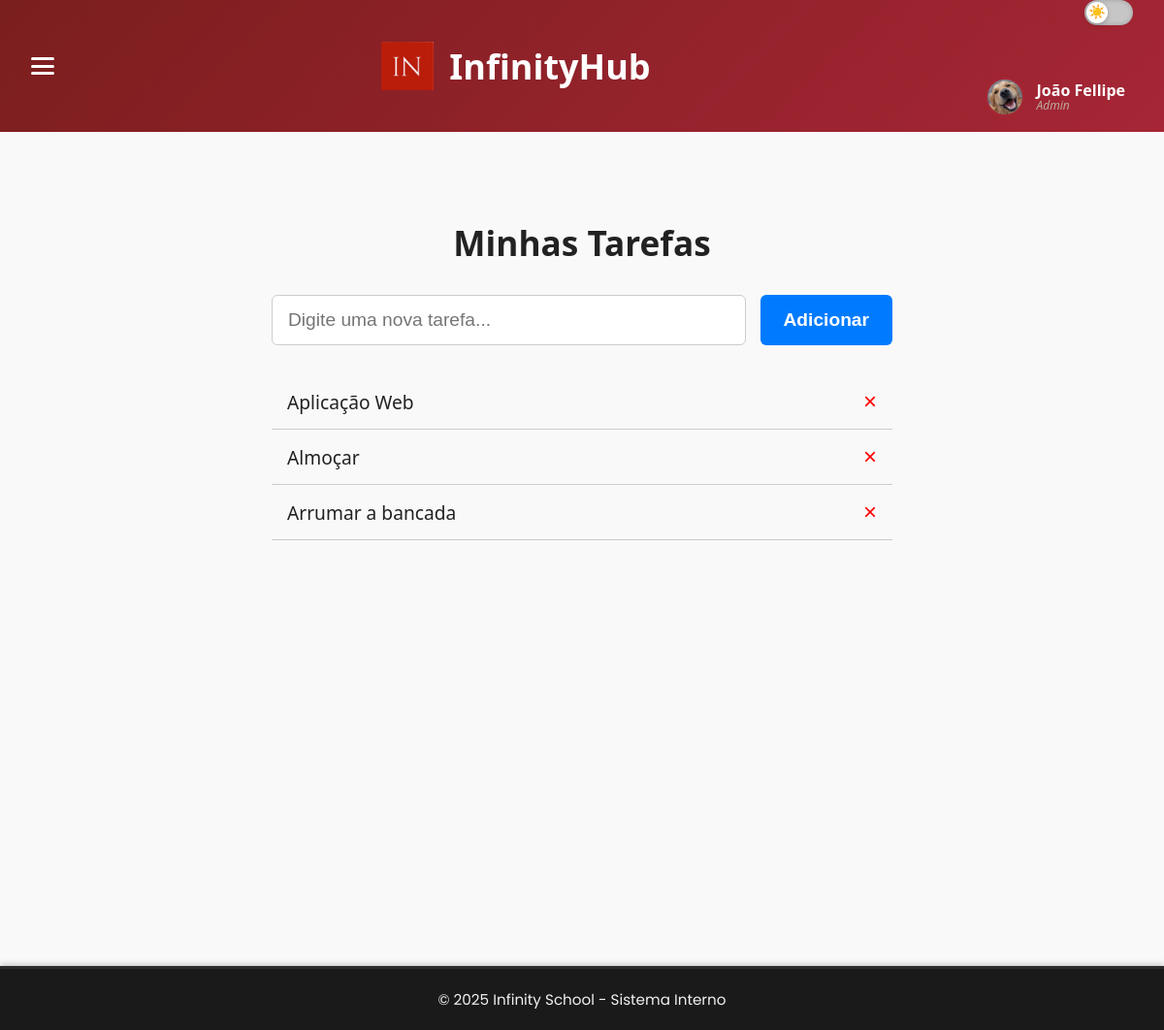
The page /tasks (signed in) on the database its author committed.
### Infinity/models.py (models this page shows, shortened)
class User(database.Model, UserMixin):
    id = database.Column(database.Integer, primary_key=True)
    username = database.Column(database.String(80), nullable=False)
    email = database.Column(database.String(120), unique=True, nullable=False)
    password_hash = database.Column(database.String(128), nullable=False)
    cargo = database.Column(database.String(50))
    bio = database.Column(database.Text)
    photo_url = database.Column(database.String(255))
    flash_notes = database.relationship('FlashNote', back_populates='user', lazy=True)
    google_credentials = database.Column(database.Text)  # Para armazenar as credenciais como JSON

class Task(database.Model):
    id = database.Column(database.Integer, primary_key=True)
    description = database.Column(database.String(200), nullable=False)
    completed = database.Column(database.Boolean, default=False)
    created_at = database.Column(database.DateTime, default=datetime.utcnow)
    user_id = database.Column(database.Integer, database.ForeignKey('user.id'), nullable=False)
    user = database.relationship('User', backref='tasks')

### Infinity/routes.py (the view, shortened to what this page needs)
@app.route('/tasks', methods=['GET', 'POST'])
@login_required
def tasks():
    tasks = Task.query.filter_by(user_id=current_user.id).order_by(Task.id.desc()).all()
    return render_template('tasks.html', tasks=tasks, user=current_user)

### Infinity/models.py (called while the page is built)
@login_manager.user_loader
def load_user(user_id):
    return User.query.get(int(user_id))

### Infinity/templates/tasks.html (shortened to what this page needs)
{% extends "base.html" %}
{% block head_extra %}
<link rel="stylesheet" href="{{ url_for('static', filename='css/tasks/tasks.css') }}">
{% endblock %}
{% block content %}
<section class="tasks-container">
    <h1 class="tasks-title">Minhas Tarefas</h1>
    <form method="POST" class="task-form">
        <input type="text" name="description" placeholder="Digite uma nova tarefa..." required>
        <button type="submit" class="add-task-btn">Adicionar</button>
    </form>
    <ul class="task-list">
        {% if tasks %}
            {% for task in tasks %}
            <li class="task-item">
                <span>{{ task.description }}</span>
                <form method="POST" action="{{ url_for('delete_task', task_id=task.id) }}" class="delete-form" onsubmit="return confirm('Deseja realmente excluir esta tarefa?');">
                    <button type="submit" class="delete-btn" aria-label="Excluir tarefa">&times;</button>
                </form>
            </li>
            {% endfor %}
        {% else %}
            <li class="task-empty">Nenhuma tarefa encontrada.</li>
        {% endif %}
    </ul>
</section>
{% endblock %}

### Infinity/templates/menu.html (shortened to what this page needs)
<div class="header-left">
    <img src="{{ url_for('static', filename='assets/images/logo.png') }}" alt="Logo Infinity" class="logo">
    <h1>InfinityHub</h1>
</div>
<div class="header-right">
    <div class="theme-toggle">
        <div class="theme-toggle" title="Alternar modo claro/escuro">
            <label for="toggle-dark" class="slider"></label>
        </div>
    </div>
    {% if current_user.is_authenticated %}
    <a href="{{ url_for('profile_user', username=user.username) }}" class="user-profile">
        <img src="{{ url_for('static', filename='assets/profile_pictures/' + (current_user.photo_url | default('default.png', true))) }}" alt="Foto de Perfil">
        <div class="user-info">
            <span>{{ current_user.username }}</span>
            <small>{{ current_user.cargo }}</small>
        </div>
    </a>
    {% endif %}
</div>

### Infinity/static/css/body/base.css (style rules this page uses)
:root { --color-1: #1e2021; --color-2: #bca99b; --color-3: #6e5f57; --color-4: #5ba5a9; --color-5: #306e70; --color-6: #a62636; --color-7: #1e232b; --color-8: #463a30; --color-9: #294763; --color-10: #194147; --bg-light: #f9f9f9; --bg-dark: #1e2021; --text-light: #1e2021; --text-dark: #f0f0f0; }
body { margin: 0; font-family: 'Poppins', sans-serif; transition: background 0.3s, color 0.3s; }
body.light { background-color: var(--bg-light); color: var(--text-light); }
.header-left { display: flex; align-items: center; gap: 1rem; }
.logo { height: 50px; }
.header-right { display: flex; flex-direction: column; justify-content: center; align-items: flex-end; gap: 0.8rem; height: 100%; }
.theme-toggle { display: flex; align-items: center; justify-content: center; position: relative; width: 50px; height: 26px; cursor: pointer; margin-top: 0; }
.theme-toggle .slider { position: absolute; top: 0; left: 0; right: 0; bottom: 0; background-color: var(--color-3); border-radius: 15px; transition: background-color 0.3s; }
.theme-toggle .slider::before { content: ""; position: absolute; height: 20px; width: 20px; left: 3px; top: 3px; background-color: white; border-radius: 50%; transition: transform 0.3s; }
.theme-toggle { display: flex; align-items: center; gap: 12px; font-family: 'Poppins', sans-serif; font-weight: 600; color: inherit; user-select: none; margin-bottom: 25px; }
.theme-toggle .slider { position: relative; width: 50px; height: 26px; background-color: #c6c6c6; border-radius: 30px; transition: background-color 0.3s ease; box-shadow: inset 0 0 5px rgba(0,0,0,0.2); }
.theme-toggle .slider::before { content: "☀️"; position: absolute; width: 22px; height: 22px; left: 2px; top: 2px; background-color: white; border-radius: 50%; box-shadow: 0 2px 5px rgba(0,0,0,0.2); display: flex; align-items: center; justify-content: center; font-size: 14px; color: #f39c12; transition: transform 0.3s ease, content 0.3s ease; }
.theme-toggle label { cursor: pointer; font-size: 1rem; }
.user-profile { display: flex; align-items: center; gap: 0.8rem; text-decoration: none; color: inherit; transition: background-color 0.2s ease; padding: 0.25rem 0.5rem; border-radius: 6px; }
.user-profile img { width: 40px; height: 40px; border-radius: 50%; object-fit: cover; border: 2px solid var(--color-6); }
.user-info { display: flex; flex-direction: column; line-height: 1.1; }
.user-info span { font-weight: 600; font-size: 1rem; }
.user-info small { font-size: 0.75rem; color: var(--color-2); font-style: italic; }

### Infinity/static/css/body/header.css (style rules this page uses)
:root { --color-1: #1e2021; --color-2: #bca99b; --color-3: #6e5f57; --color-4: #5ba5a9; --color-5: #306e70; --color-6: #a62636; --color-7: #4a6daa; --color-8: #463a30; --color-9: #27221f; --color-10: #294763; --color-11: #194147; --bg-light: #f9f9f9; --bg-dark: #1e2021; --text-light: #1e2021; --text-dark: #f0f0f0; }
* { margin: 0; padding: 0; box-sizing: border-box; }
body { font-family: 'Segoe UI', sans-serif; background-color: #fff8f0; }
.logo { font-size: 1.5rem; font-weight: bold; color: white; }
.user-profile { text-decoration: none; color: white; }

### Infinity/static/css/tasks/tasks.css (style rules this page uses)
body { font-family: 'Segoe UI', sans-serif; margin: 0; padding: 0; transition: background-color 0.3s, color 0.3s; font-size: 18px; }
.tasks-container { max-width: 700px; margin: 60px auto; padding: 30px; border-radius: 8px; }
.tasks-title { text-align: center; margin-bottom: 30px; font-size: 2.2rem; font-weight: 700; }
.task-form { display: flex; gap: 15px; margin-bottom: 30px; }
.task-form input[type="text"] { flex: 1; padding: 14px 16px; border-radius: 6px; border: 1.5px solid var(--border-color); font-size: 1.2rem; }
.add-task-btn { padding: 14px 24px; border: none; border-radius: 6px; background-color: var(--accent-color); color: white; cursor: pointer; font-size: 1.2rem; font-weight: 700; transition: background-color 0.3s ease; }
.task-list { list-style: none; padding: 0; font-size: 1.2rem; }
.task-item { display: flex; justify-content: space-between; align-items: center; padding: 14px 16px; border-bottom: 1.5px solid var(--border-color); }
.delete-btn { background: none; border: none; color: red; font-size: 24px; cursor: pointer; transition: color 0.3s ease; }
body.light { --bg-color: #f9f9f9; --text-color: #222; --border-color: #ccc; --accent-color: #007bff; background-color: var(--bg-color); color: var(--text-color); }

### rows shown on the page
User: photo_url (picture), username "João Fellipe", cargo "Admin"
Task: description "Aplicação Web"
Task: description "Almoçar"
Task: description "Arrumar a bancada"
